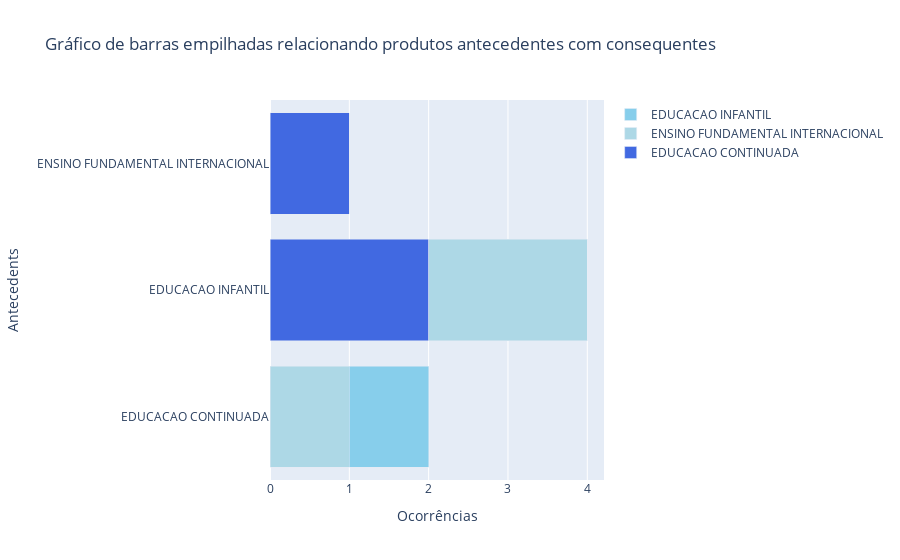

The notebook cell saved with this chart:
### Code cell
# Construção do DataFrame para o Treemap
data = {'antecedents': [], 'consequents': [], 'confidence': []}
for index, row in regras_pf.iterrows():
    antecedente = list(row['antecedents'])[0]  # Convertendo frozenset para lista
    consequentes = list(row['consequents'])    # Convertendo frozenset para lista
    confidence = row['confidence']      # Multiplicando por 100 para obter a porcentagem
    for consequent in consequentes:
        data['antecedents'].append(antecedente)
        data['consequents'].append(consequent)
        data['confidence'].append(confidence)

# Criando o DataFrame
df = pd.DataFrame(data)

# Criando uma nova coluna contendo a contagem de ocorrências
df['count'] = 1

# Agrupando os dados para criar as barras empilhadas e ordenando a contagem de antecedentes em ordem decrescente
grouped_df = df.groupby(['antecedents', 'consequents']).size().unstack(fill_value=0)
grouped_df = grouped_df[grouped_df.sum().sort_values(ascending=False).index]

# Criando o gráfico de barras empilhadas
fig = go.Figure()

# Define a paleta de cores em tons de azul
colors = ['royalblue', 'lightblue', 'skyblue', 'deepskyblue', 'dodgerblue', 'cornflowerblue', 'steelblue']

for i, consequent in enumerate(grouped_df.columns):
    fig.add_trace(go.Bar(
        y=grouped_df.index,
        x=grouped_df[consequent],
        name=consequent,
        orientation='h',
        marker=dict(color=colors[i % len(colors)])
    ))

# Atualizando o layout do gráfico
fig.update_layout(
    barmode='stack',
    yaxis_title='Antecedents',
    xaxis_title='Ocorrências',
    title='Gráfico de barras empilhadas relacionando produtos antecedentes com consequentes'
)
#fig.update_layout(height=800, width=1400)

# Exibindo o gráfico
fig.show()

### Figure 1 — Plotly figure (JSON) as saved in the notebook; plotly's stock layout.template omitted (floating-point values rounded to 4 significant figures)
{"data": [{"marker": {"color": "royalblue"}, "name": "EDUCACAO CONTINUADA", "orientation": "h", "type": "bar", "x": [0, 2, 1], "y": ["EDUCACAO CONTINUADA", "EDUCACAO INFANTIL", "ENSINO FUNDAMENTAL INTERNACIONAL"]}, {"marker": {"color": "lightblue"}, "name": "ENSINO FUNDAMENTAL INTERNACIONAL", "orientation": "h", "type": "bar", "x": [1, 2, 0], "y": ["EDUCACAO CONTINUADA", "EDUCACAO INFANTIL", "ENSINO FUNDAMENTAL INTERNACIONAL"]}, {"marker": {"color": "skyblue"}, "name": "EDUCACAO INFANTIL", "orientation": "h", "type": "bar", "x": [1, 0, 0], "y": ["EDUCACAO CONTINUADA", "EDUCACAO INFANTIL", "ENSINO FUNDAMENTAL INTERNACIONAL"]}], "layout": {"barmode": "stack", "title": {"text": "Gráfico de barras empilhadas relacionando produtos antecedentes com consequentes"}, "xaxis": {"title": {"text": "Ocorrências"}}, "yaxis": {"title": {"text": "Antecedents"}}}}
